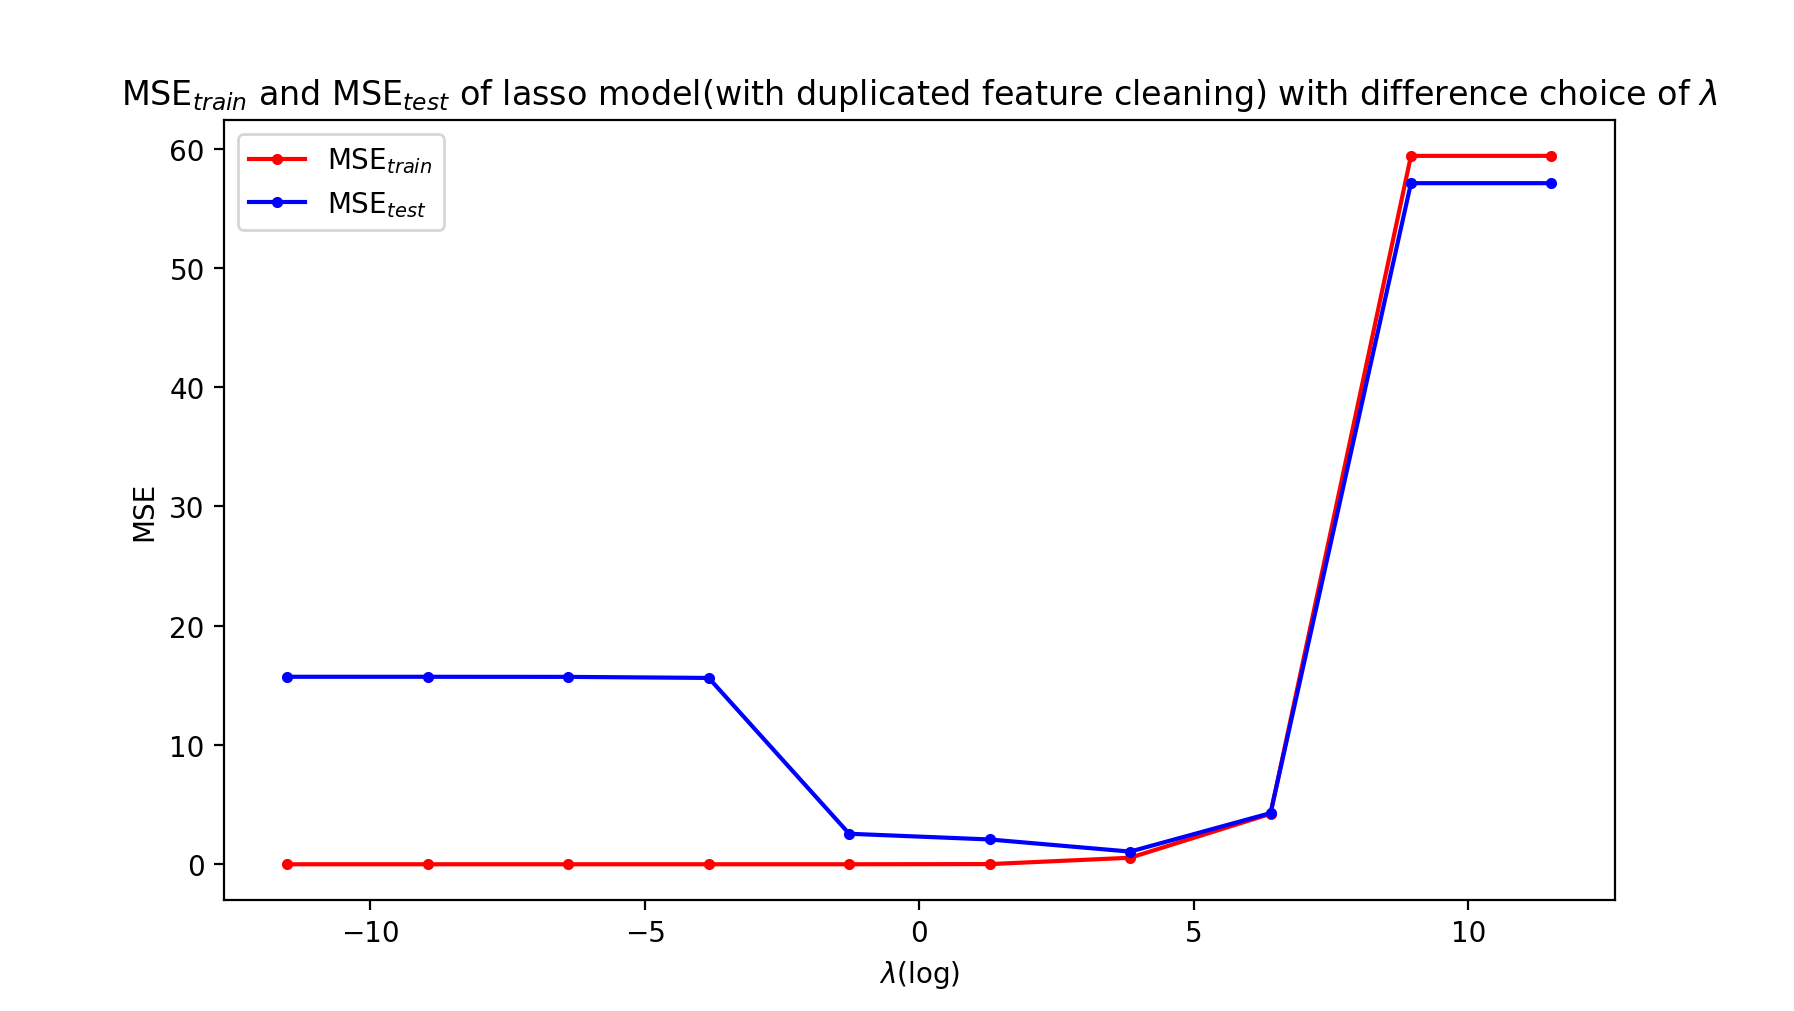

The script that drew this image:
import numpy as np
import csv
from sklearn.linear_model import Lasso
from sklearn.metrics import mean_squared_error
import matplotlib.pyplot as plt 

X_train = np.genfromtxt('features_train.csv', delimiter=",")
y_train = np.genfromtxt('labels_train.csv', delimiter=",")
X_test = np.genfromtxt('features_test.csv', delimiter=",")
y_test = np.genfromtxt('labels_test.csv', delimiter=",")

allEntry = list(range(1000))
non_actives = set()
for i in range(1000):
    for j in range(i+1, 1000):
        if (X_train[:, i] == X_train[:, j]).mean() > 0:
            non_actives.add(j)

actives = list(set(allEntry)^set(non_actives))
X_train = X_train[:,actives]
X_test = X_test[:,actives]

#lambdas  = np.array([1e-5, 1e-4, 1e-3, 1e-2, 1e-1, 1.0, 1e1, 1e2, 1e3, 1e4, 1e5])
lambdas = np.linspace(np.log(1e-5), np.log(1e5), 10)
lambdas = np.exp(lambdas)
#lambdas = np.array([0.1])
alphas = lambdas / 2 / 500
mse_trains = []
mse_tests = []
for alpha in alphas:
	lasso = Lasso(alpha=alpha)
	model =lasso.fit(X_train,y_train)
	y_train_pred = model.predict(X_train)
	y_test_pred = model.predict(X_test)
	mse_train=mean_squared_error(y_train, y_train_pred)
	mse_test=mean_squared_error(y_test, y_test_pred)
	mse_trains.append(mse_train)
	mse_tests.append(mse_test)
	print(alpha)
	print("mse_train: ", mse_train)
	print("mse_test: ", mse_test)

#mse_trains = np.log(np.array(mse_trains))
#mse_tests = np.log(np.array(mse_tests))
lambdas = np.log(lambdas)
plt.figure()
plt.plot(lambdas, mse_trains,'r.-', label=r'MSE$_{train}$')
plt.plot(lambdas, mse_tests,'b.-', label=r'MSE$_{test}$')
plt.legend()
plt.title(r'MSE$_{train}$ and MSE$_{test}$ of lasso model(with duplicated feature cleaning) with difference choice of $\lambda$')
plt.xlabel(r'$\lambda$(log)')
plt.ylabel('MSE')
plt.show()
